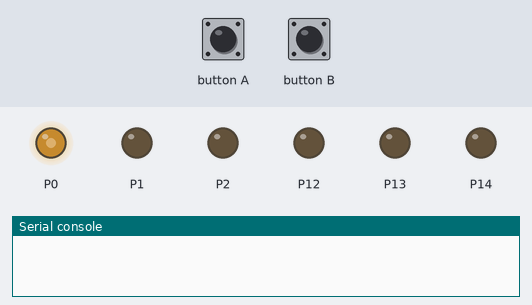
Bench run of a program on a simulated BBC micro:bit (MakeCode). Shown: output pins drawn as LEDs (lit = HIGH), the last lines printed to the serial console. Inputs (shaded band) come from the test bench.

Above: at 1.2 s.
1.3 s: button A pressed for 0.15 s
At 3.1 s:
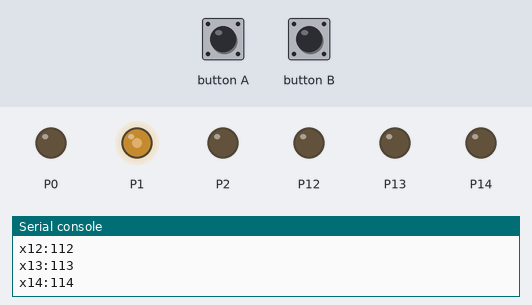
7.4 s: button B pressed for 0.15 s
At 12.7 s:
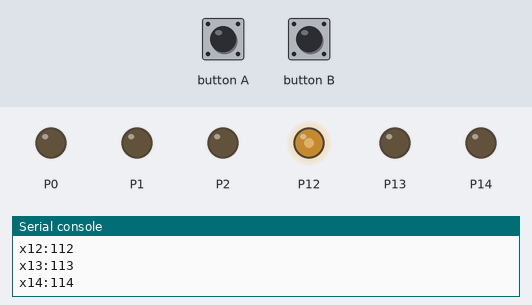
At 15.4 s:
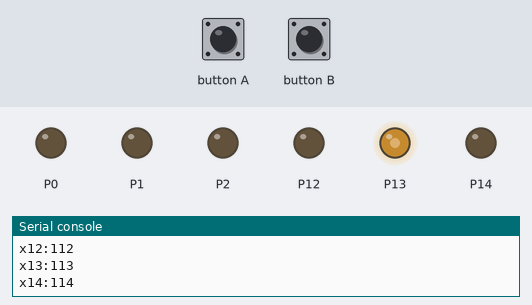
Timing chart, 0 to 19.5 s (numbered marks = the images above; inputs shaded):
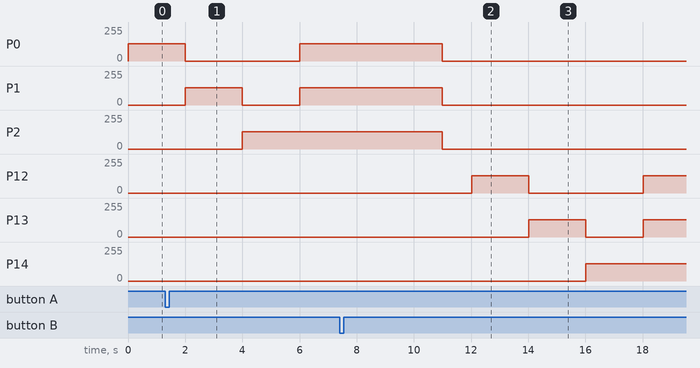

Measured:
- after the input at 7.4 s, P0–2: goes on until 11.0 s, then stays 0/255; P12: 0/255 → 128/255 after 4.6 s, → 0/255 2.0 s later, → 128/255 4.0 s later; P13: 0/255 → 128/255 after 6.6 s, → 0/255 2.0 s later, → 128/255 2.0 s later; P14: 0/255 → 128/255 after 8.6 s

The program:

main.ts
```typescript
function macheEtwas () {
    serial.writeValue("x0", AnalogPin.P0)
    serial.writeValue("x1", AnalogPin.P1)
    serial.writeValue("x2", AnalogPin.P2)
    serial.writeValue("x3", AnalogPin.P3)
    serial.writeValue("x4", AnalogPin.P4)
    serial.writeValue("x5", AnalogPin.P5)
    serial.writeValue("x6", AnalogPin.P6)
    serial.writeValue("x7", AnalogPin.P7)
    serial.writeValue("x8", AnalogPin.P8)
    serial.writeValue("x9", AnalogPin.P9)
    serial.writeValue("x10", AnalogPin.P10)
    serial.writeValue("x11", AnalogPin.P11)
    serial.writeValue("x12", AnalogPin.P12)
    serial.writeValue("x13", AnalogPin.P13)
    serial.writeValue("x14", AnalogPin.P14)
}
input.onButtonPressed(Button.A, function () {
    macheEtwas()
})
input.onButtonPressed(Button.B, function () {
    ampel_nr = 4
})
function eine_seite (aNum: number) {
    pins.analogWritePin(ampel_liste[aNum]+2, 0)
pins.analogWritePin(ampel_liste[aNum]+0, 512)
basic.pause(2000)
    pins.analogWritePin(ampel_liste[aNum], 0)
pins.analogWritePin(ampel_liste[aNum]+1, 512)
basic.pause(2000)
    pins.analogWritePin(ampel_liste[aNum]+1, 0)
pins.analogWritePin(ampel_liste[aNum]+2, 512)
basic.pause(2000)
    pins.analogWritePin(ampel_liste[aNum]+0, 512)
pins.analogWritePin(ampel_liste[aNum]+1, 512)
pins.analogWritePin(ampel_liste[aNum]+2, 512)
basic.pause(5000)
    pins.analogWritePin(ampel_liste[aNum]+0, 0)
pins.analogWritePin(ampel_liste[aNum]+1, 0)
pins.analogWritePin(ampel_liste[aNum]+2, 0)
basic.pause(1000)
}
let ampel_nr = 0
let ampel_liste: number[] = []
ampel_nr = 0
ampel_liste = [100, 103, 106, 109, 112]
basic.forever(function () {
    eine_seite(ampel_nr)
})
```

test.ts
```typescript
// Hier kann man Tests durchführen; diese Datei wird nicht kompiliert, wenn dieses Paket als Erweiterung verwendet wird.
```
